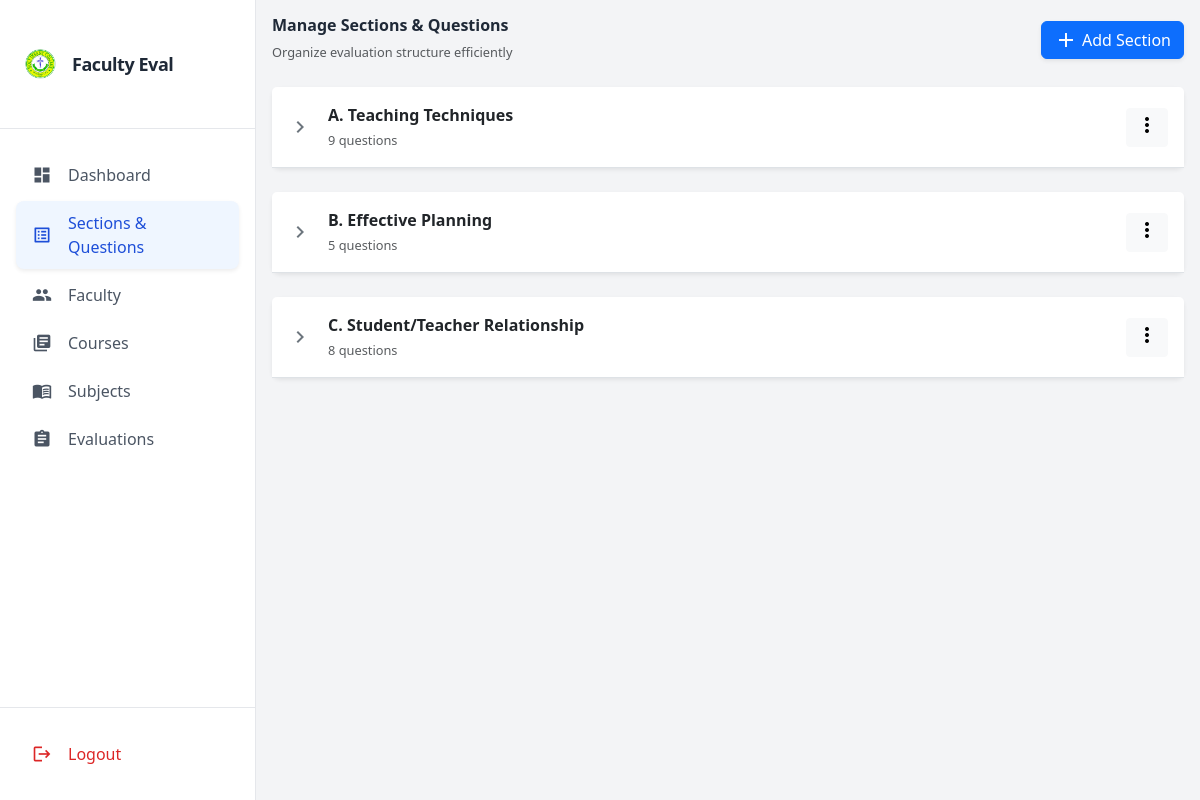
The app's page /sections/ (signed in) with its own data.
### evaluation/models.py (models this page shows, shortened)
class Section(models.Model):
    prefix = models.CharField(max_length=1, unique=True)
    title = models.CharField(max_length=255)

### evaluation/views.py (the view)
# urls.py: path('sections/', views.sections_list, name='sections_list'),
@login_required(login_url='admin_login')
def sections_list(request):
    sections = Section.objects.prefetch_related('questions').all()
    return render(request, 'admins/sections.html', {'sections': sections})

### templates/admins/sections.html (shortened to what this page needs)
{% extends 'admins/base.html' %}
{% load static %}
{% block content %}
<div class="d-flex justify-content-between align-items-center mb-4 flex-wrap gap-2">
    <div>
        <h2 class="fw-bold mb-1">Manage Sections & Questions</h2>
        <small class="text-muted">Organize evaluation structure efficiently</small>
    </div>
    <button id="showAddSectionForm" class="btn btn-primary d-flex align-items-center gap-1 shadow-sm">
        <i class="material-icons">add</i> Add Section
    </button>
</div>
{% for section in sections %}
<div class="card mb-4 shadow-sm border-0 rounded-3">
    <div class="card-header d-flex justify-content-between align-items-center px-3 py-3 bg-white border-bottom section-header"
         data-section-id="{{ section.id }}" role="button">
        <div class="d-flex align-items-center gap-3">
            <i class="material-icons arrow-icon text-secondary rotate">chevron_right</i>
            <div>
                <div class="fw-semibold text-dark">
                    {{ section.prefix }}. {{ section.title }}
                </div>
                <small class="text-muted">
                    {{ section.questions.count }} question{{ section.questions.count|pluralize }}
                </small>
            </div>
        </div>
        <div class="dropdown">
            <button class="btn btn-sm btn-light" data-bs-toggle="dropdown" onclick="event.stopPropagation()">
                <i class="material-icons">more_vert</i>
            </button>
        </div>
    </div>
</div>
{% endfor %}
{% endblock %}

### templates/admins/sections.html (style rules this page uses)
.arrow-icon { transition: transform .3s ease; }

### records on screen
Section: prefix "A", title "Teaching Techniques", questions.count "9"
Section: prefix "B", title "Effective Planning", questions.count "5"
Section: prefix "C", title "Student/Teacher Relationship", questions.count "8"
